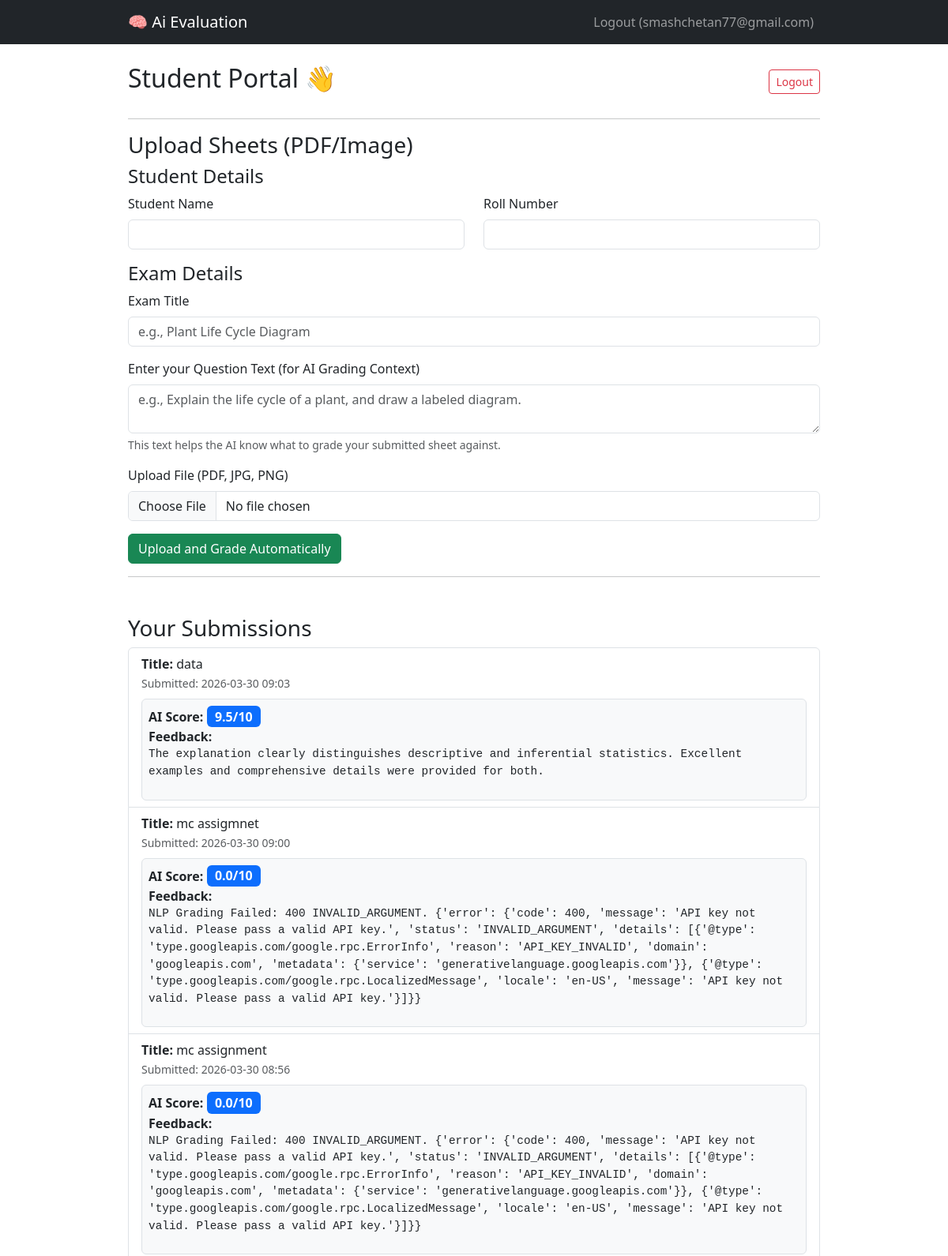
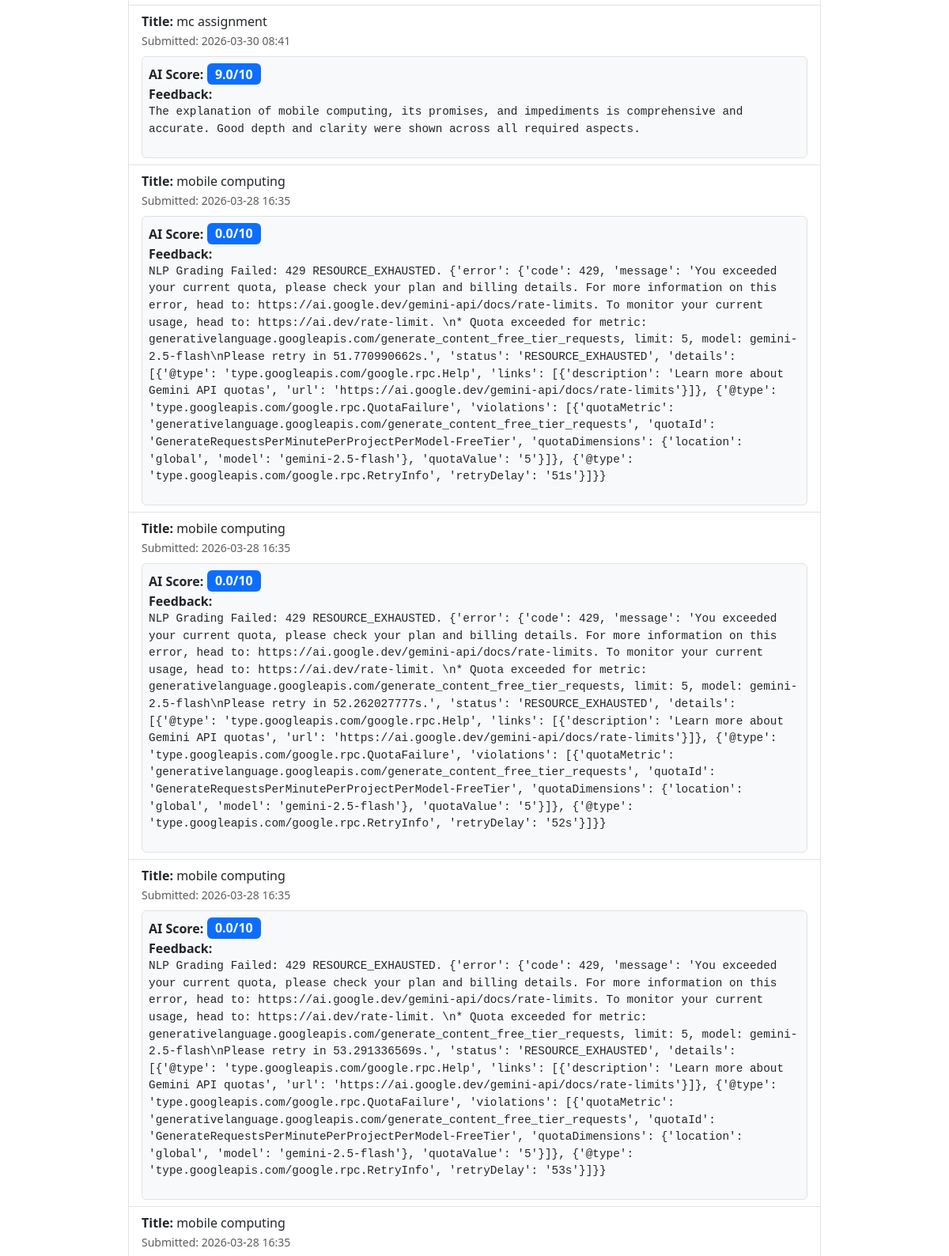
The page /student/portal (signed in, upper part) on the database its author committed (2 pictures, top to bottom).
### models.py (models this page shows)
class User(UserMixin, db.Model):
    id = db.Column(db.Integer, primary_key=True)
    email = db.Column(db.String(100), unique=True, nullable=False)
    password = db.Column(db.String(100), nullable=False)
    is_teacher = db.Column(db.Boolean, default=False)
    assignments = db.relationship('Assignment', backref='submitter', lazy=True)

class Assignment(db.Model):
    id = db.Column(db.Integer, primary_key=True)
    user_id = db.Column(db.Integer, db.ForeignKey('user.id'), nullable=False)
    student_name = db.Column(db.String(100), nullable=False)
    roll_number = db.Column(db.String(50), nullable=False)
    title = db.Column(db.String(200), nullable=False)
    question_text = db.Column(db.String(500), nullable=False)
    file_path = db.Column(db.String(255), nullable=False)
    upload_date = db.Column(db.DateTime, default=datetime.utcnow)
    grade_score = db.Column(db.Float, nullable=True)
    feedback = db.Column(db.Text, nullable=True)
    is_graded = db.Column(db.Boolean, default=False)

### blueprints/student/routes.py (the view)
@student_bp.route('/portal', methods=['GET'])
@login_required
def portal():
    if current_user.is_teacher:
        return redirect(url_for('teacher.dashboard'))
    student_assignments = Assignment.query.filter_by(user_id=current_user.id).order_by(Assignment.upload_date.desc()).all()
    return render_template('student_portal.html', assignments=student_assignments)

### templates/student_portal.html
{% extends "base.html" %}
{% block content %}
<div class="d-flex justify-content-between align-items-center mb-4">
    <h2>Student Portal 👋</h2>
    <a href="{{ url_for('auth.logout') }}" class="btn btn-sm btn-outline-danger">Logout</a>
</div>
<hr>
<h3>Upload Sheets (PDF/Image)</h3>
<form method="POST" action="{{ url_for('student.upload_assignment') }}" enctype="multipart/form-data">
    <h4>Student Details</h4>
    <div class="row">
        <div class="col-md-6 mb-3">
            <label for="student_name" class="form-label">Student Name</label>
            <input type="text" class="form-control" id="student_name" name="student_name" required>
        </div>
        <div class="col-md-6 mb-3">
            <label for="roll_number" class="form-label">Roll Number</label>
            <input type="text" class="form-control" id="roll_number" name="roll_number" required>
        </div>
    </div>
    <h4>Exam Details</h4>
    <div class="mb-3">
        <label for="title" class="form-label">Exam Title</label>
        <input type="text" class="form-control" id="title" name="title" placeholder="e.g., Plant Life Cycle Diagram" required>
    </div>
    <div class="mb-3">
        <label for="question_text" class="form-label">Enter your Question Text (for AI Grading Context)</label>
        <textarea class="form-control" id="question_text" name="question_text" rows="2" placeholder="e.g., Explain the life cycle of a plant, and draw a labeled diagram." required></textarea>
        <div class="form-text">This text helps the AI know what to grade your submitted sheet against.</div>
    </div>
    <div class="mb-3">
        <label for="assignment_file" class="form-label">Upload File (PDF, JPG, PNG)</label>
        <input class="form-control" type="file" id="assignment_file" name="assignment_file" accept=".pdf,.jpg,.jpeg,.png" required>
    </div>
    <button type="submit" class="btn btn-success">Upload and Grade Automatically</button>
</form>
<hr>
<h3 class="mt-5">Your Submissions</h3>
{% if assignments %}
    <ul class="list-group">
        {% for assignment in assignments %}
        <li class="list-group-item d-flex justify-content-between align-items-center">
            <div>
                <strong>Title:</strong> {{ assignment.title }}
                <br>
                <small class="text-muted">Submitted: {{ assignment.upload_date.strftime('%Y-%m-%d %H:%M') }}</small>
                {% if assignment.is_graded %}
                    <div class="mt-2 p-2 border rounded bg-light">
                        <strong>AI Score:</strong> <span class="badge bg-primary fs-6">{{ assignment.grade_score | round(1) }}/10</span>
                        <br>
                        <strong>Feedback:</strong> <pre style="white-space: pre-wrap; font-size: 0.9em;">{{ assignment.feedback }}</pre>
                    </div>
                {% else %}
                    <span class="badge bg-warning">Grading Pending...</span>
                {% endif %}
            </div>
        </li>
        {% endfor %}
    </ul>
{% else %}
    <p class="text-muted">You have not submitted any assignments yet.</p>
{% endif %}
{% endblock %}

### templates/base.html (shortened to what this page needs)
<!doctype html>
<html lang="en">
<head>
    <link href="https://cdn.jsdelivr.net/npm/bootstrap@5.3.0/dist/css/bootstrap.min.css" rel="stylesheet">
    <link rel="stylesheet" href="{{ url_for('static', filename='css/style.css') }}">
</head>
<body>
    <nav class="navbar navbar-expand-lg navbar-dark bg-dark">
        <div class="container">
            <a class="navbar-brand" href="/">🧠 Ai Evaluation</a>
            <div class="collapse navbar-collapse">
                <ul class="navbar-nav ms-auto">
                    {% if current_user.is_authenticated %}
                        <li class="nav-item">
                            <a class="nav-link" href="{{ url_for('auth.logout') }}">Logout ({{ current_user.email }})</a>
                        </li>
                    {% else %}
                        <li class="nav-item">
                            <a class="nav-link" href="{{ url_for('auth.login') }}">Login</a>
                        </li>
                    {% endif %}
                </ul>
            </div>
        </div>
    </nav>
    <div class="container mt-4">
        {% block content %}{% endblock %}
    </div>
</body>
</html>

### static/css/style.css (style rules this page uses)
.container { max-width: 900px; }
pre { font-family: monospace; white-space: pre-wrap; word-break: break-word; background: none; padding: 0; }

### rows shown on the page
User: email "smashchetan77@gmail.com"
Assignment: title "data", upload_date "2026-03-30 09:03", grade_score "9.5", feedback "The explanation clearly distinguishes descriptive and inferential statistics. Excellent examples and comprehensive details were provided for both."
Assignment: title "mc assigmnet", upload_date "2026-03-30 09:00", grade_score "0.0", feedback "NLP Grading Failed: 400 INVALID_ARGUMENT. {'error': {'code': 400, 'message': 'API key not valid. Please pass a valid API key.', 'status': 'INVALID_ARGUMENT', 'details': [{'@type': 'type.googleapis.com/google.rpc.ErrorInfo', 'reason': 'API_KEY_INVALID', 'domain': 'googleapis.com', 'metadata': {'service': 'generativelanguage.googleapis.com'}}, {'@type': 'type.googleapis.com/google.rpc.LocalizedMessage', 'locale': 'en-US', 'message': 'API key not valid. Please pass a valid API key.'}]}}"
Assignment: title "mc assignment", upload_date "2026-03-30 08:56", grade_score "0.0", feedback "NLP Grading Failed: 400 INVALID_ARGUMENT. {'error': {'code': 400, 'message': 'API key not valid. Please pass a valid API key.', 'status': 'INVALID_ARGUMENT', 'details': [{'@type': 'type.googleapis.com/google.rpc.ErrorInfo', 'reason': 'API_KEY_INVALID', 'domain': 'googleapis.com', 'metadata': {'service': 'generativelanguage.googleapis.com'}}, {'@type': 'type.googleapis.com/google.rpc.LocalizedMessage', 'locale': 'en-US', 'message': 'API key not valid. Please pass a valid API key.'}]}}"
Assignment: title "mc assignment", upload_date "2026-03-30 08:41", grade_score "9.0", feedback "The explanation of mobile computing, its promises, and impediments is comprehensive and accurate. Good depth and clarity were shown across all required aspects."
Assignment: title "mobile computing", upload_date "2026-03-28 16:35", grade_score "0.0", feedback "NLP Grading Failed: 429 RESOURCE_EXHAUSTED. {'error': {'code': 429, 'message': 'You exceeded your current quota, please check your plan and billing details. For more information on this error, head to: https://ai.google.dev/gemini-api/docs/rate-limits. To monitor your current usage, head to: https://ai.dev/rate-limit. \\n* Quota exceeded for metric: generativelanguage.googleapis.com/generate_content_free_tier_requests, limit: 5, model: gemini-2.5-flash\\nPlease retry in 51.770990662s.', 'status': 'RESOURCE_EXHAUSTED', 'details': [{'@type': 'type.googleapis.com/google.rpc.Help', 'links': [{'description': 'Learn more about Gemini API quotas', 'url':…"
Assignment: title "mobile computing", upload_date "2026-03-28 16:35", grade_score "0.0", feedback "NLP Grading Failed: 429 RESOURCE_EXHAUSTED. {'error': {'code': 429, 'message': 'You exceeded your current quota, please check your plan and billing details. For more information on this error, head to: https://ai.google.dev/gemini-api/docs/rate-limits. To monitor your current usage, head to: https://ai.dev/rate-limit. \\n* Quota exceeded for metric: generativelanguage.googleapis.com/generate_content_free_tier_requests, limit: 5, model: gemini-2.5-flash\\nPlease retry in 52.262027777s.', 'status': 'RESOURCE_EXHAUSTED', 'details': [{'@type': 'type.googleapis.com/google.rpc.Help', 'links': [{'description': 'Learn more about Gemini API quotas', 'url':…"
Assignment: title "mobile computing", upload_date "2026-03-28 16:35", grade_score "0.0", feedback "NLP Grading Failed: 429 RESOURCE_EXHAUSTED. {'error': {'code': 429, 'message': 'You exceeded your current quota, please check your plan and billing details. For more information on this error, head to: https://ai.google.dev/gemini-api/docs/rate-limits. To monitor your current usage, head to: https://ai.dev/rate-limit. \\n* Quota exceeded for metric: generativelanguage.googleapis.com/generate_content_free_tier_requests, limit: 5, model: gemini-2.5-flash\\nPlease retry in 53.291336569s.', 'status': 'RESOURCE_EXHAUSTED', 'details': [{'@type': 'type.googleapis.com/google.rpc.Help', 'links': [{'description': 'Learn more about Gemini API quotas', 'url':…"
Assignment: title "mobile computing", upload_date "2026-03-28 16:35"
